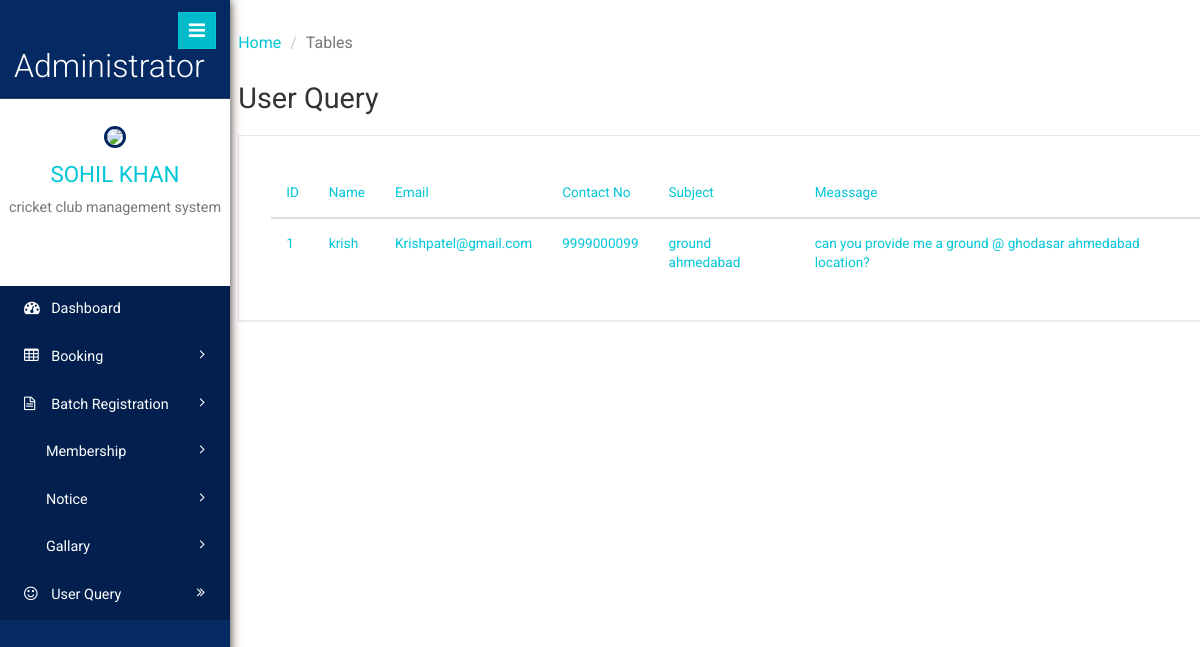
Page /Admin/userquery.php on the committed database.
### tables this page shows
CREATE TABLE IF NOT EXISTS `contact` (
  `id` int(11) NOT NULL,
  `name` varchar(50) DEFAULT NULL,
  `email` varchar(50) DEFAULT NULL,
  `phone` decimal(10,0) DEFAULT NULL,
  `subject` varchar(100) DEFAULT NULL,
  `meassage` varchar(500) DEFAULT NULL,
  `date` datetime DEFAULT NULL
);

### Admin/userquery.php (the view)
<?php
include('hed.php');
?>
<div class="graph-visual tables-main">
											<h2 class="inner-tittle">User Query</h2>
												<div class="graph">
														<div class="tables" style="color:black;">
																<table class="table table-hover">
																	<thead>
																		<tr>
																			<th>ID</th>
																			<th>Name</th>
																			<th>Email</th>
																			<th>Contact No</th>
																			<th>Subject</th>
																			<th>Meassage</th>
																		</tr>
																	</thead>
	<?php
			$con = mysqli_connect('localhost','root','','cricket club management system');
			$sq="select * from contact";
			$sq1=mysqli_query($con,$sq);
			while($r=mysqli_fetch_array($sq1))
			{
			?>
		<tr>
			<th><?php echo $r['id'];?></th>
			<th><?php echo $r['name'];?></th>
			<th><?php echo $r['email'];?></th>
			<th><?php echo $r['phone'];?></th>
			<th><?php echo $r['subject'];?></th>
			<th><?php echo $r['meassage'];?></th>
		</tr>
			<?php }?>
		</table>
	</div>
</div>
		</div>
			</div>
					</div>
							</div>
									</div>
<?php
include("sidebar.php");
?>
</body>
</html>

### rows in the picture
contact: id "1", name "krish", email "Krishpatel@gmail.com", phone "9999000099", subject "ground ahmedabad", meassage "can you provide me a ground @ ghodasar ahmedabad location?"
